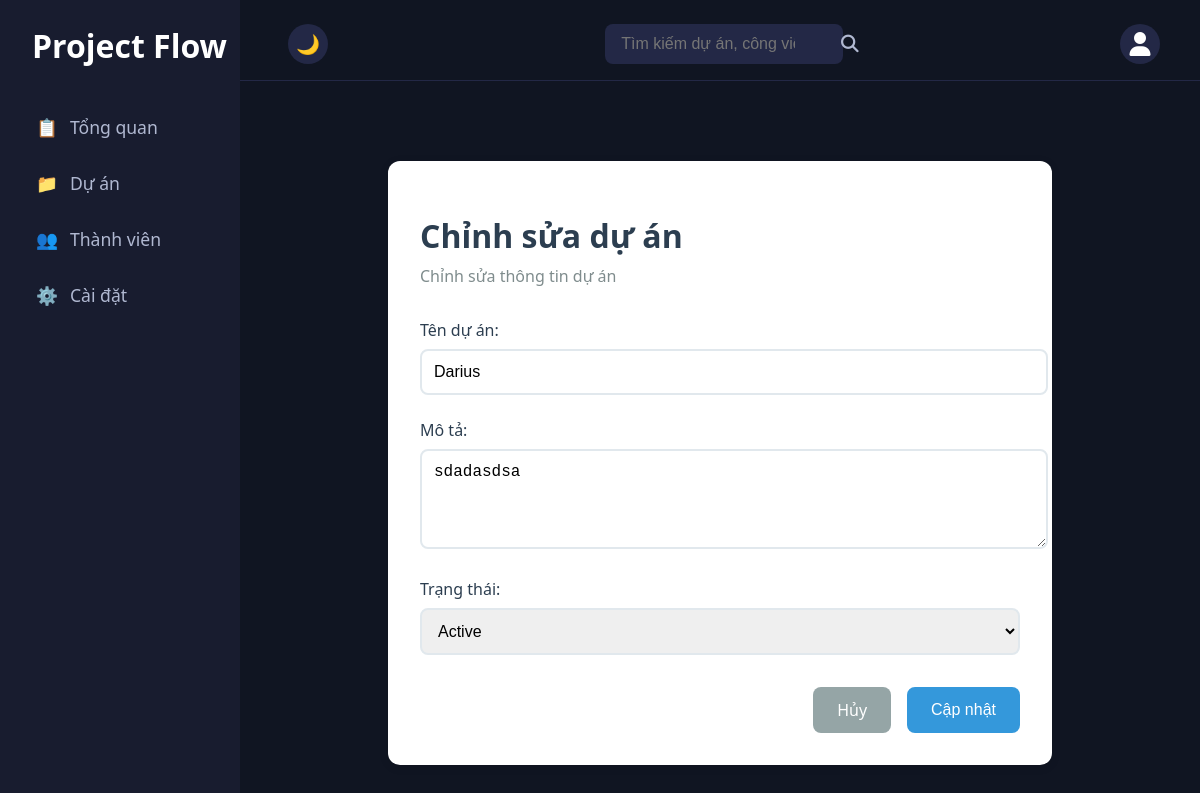
/dashboard/projects/5/edit/ (signed in), run on the app's committed database.
### dashboard/models.py (models this page shows)
class Project(models.Model):
    id = models.AutoField(primary_key=True)
    name = models.CharField(max_length=255)
    description = models.TextField()
    status = models.CharField(
        max_length=20,
        choices=ProjectStatus.choices,
        default=ProjectStatus.ACTIVE
    )
    created_at = models.DateTimeField(auto_now_add=True)
    updated_at = models.DateTimeField(auto_now=True)
    archived_at = models.DateTimeField(null=True, blank=True)
    owner = models.ForeignKey(
        User,
        on_delete=models.CASCADE,
        related_name='owned_projects'
    )
    class Meta:
        db_table = 'projects'

### dashboard/views.py (the view)
# urls.py: path('projects/<int:project_id>/edit/', views.edit_project, name='edit_project'),
@login_required(login_url="login")
def edit_project(request, project_id):
    project = get_object_or_404(Project, id=project_id, owner=request.user)
    if request.method == 'POST':
        form = ProjectForm(request.POST, instance=project)
        if form.is_valid():
            form.save()
            messages.success(request, 'Dự án đã được cập nhật thành công!')
            return redirect('view_projects')
        else:
            messages.error(request, 'Có lỗi xảy ra khi cập nhật dự án.')
    else:
        form = ProjectForm(instance=project)
    context = {
        'form': form,
        'project': project,
        'title': 'Chỉnh sửa dự án'
    }
    return render(request, 'dashboard/create_project.html', context)

### dashboard/forms.py
class ProjectForm(forms.ModelForm):
    class Meta:
        model = Project
        fields = ['name', 'description', 'status']
        widgets = {
            'name': forms.TextInput(attrs={
                'class': 'form-control',
                'placeholder': 'Tên dự án',
                'required': True
            }),
            'description': forms.Textarea(attrs={
                'class': 'form-control',
                'placeholder': 'Mô tả dự án',
                'rows': 4,
                'required': True
            }),
            'status': forms.Select(attrs={
                'class': 'form-control'
            })
        }
        labels = {
            'name': 'Tên dự án',
            'description': 'Mô tả',
            'status': 'Trạng thái'
        }
    def __init__(self, *args, **kwargs):
        super().__init__(*args, **kwargs)
        self.fields['status'].initial = ProjectStatus.ACTIVE

### templates/dashboard/create_project.html (shortened to what this page needs)
{% extends "dashboard/base.html" %}
{% block include_header %}
<link rel="stylesheet" href="/static/dashboard/project.css">
{% endblock %}
{% block container %}
<div class="form-container">
    <div class="form-header">
        <h1>{{ title }}</h1>
        <p>{% if project %}Chỉnh sửa thông tin dự án{% else %}Tạo dự án mới để bắt đầu quản lý công việc{% endif %}</p>
    </div>
    <form method="post">
        <div class="form-group">
            {{ form.name.label_tag }}
            {{ form.name }}
        </div>
        <div class="form-group">
            {{ form.description.label_tag }}
            {{ form.description }}
        </div>
        <div class="form-group">
            {{ form.status.label_tag }}
            {{ form.status }}
        </div>
        <div class="btn-group">
            <a href="{% url 'view_projects' %}" class="btn btn-secondary">Hủy</a>
            <button type="submit" class="btn btn-primary">
                {% if project %}Cập nhật{% else %}Tạo dự án{% endif %}
            </button>
        </div>
    </form>
</div>
{% endblock %}

### static/dashboard/frame.css (style rules this page uses)
body { margin: 0; font-family: 'Segoe UI', Arial, sans-serif; background: #101522; color: #fff; min-height: 100vh; }

### templates/dashboard/create_project.html (style rules this page uses)
.form-container { max-width: 600px; margin: 2rem auto; background: white; padding: 2rem; border-radius: 12px; box-shadow: 0 2px 10px rgba(0,0,0,0.1); }
.form-header { margin-bottom: 2rem; }
.form-header h1 { color: #2c3e50; margin-bottom: 0.5rem; }
.form-header p { color: #7f8c8d; margin: 0; }
.form-group { margin-bottom: 1.5rem; }
.form-group label { display: block; margin-bottom: 0.5rem; color: #2c3e50; font-weight: 500; }
.form-control { width: 100%; padding: 0.75rem; border: 2px solid #e1e8ed; border-radius: 8px; font-size: 1rem; transition: border-color 0.3s ease; }
.btn-group { display: flex; gap: 1rem; justify-content: flex-end; margin-top: 2rem; }
.btn { padding: 0.75rem 1.5rem; border: none; border-radius: 8px; font-size: 1rem; cursor: pointer; text-decoration: none; display: inline-block; text-align: center; transition: all 0.3s ease; }
.btn-primary { background: #3498db; color: white; }
.btn-secondary { background: #95a5a6; color: white; }

### data on the page
Project: name "Darius", description "sdadasdsa", status "Active"

### other printed values
{{ title }} "Chỉnh sửa dự án"
